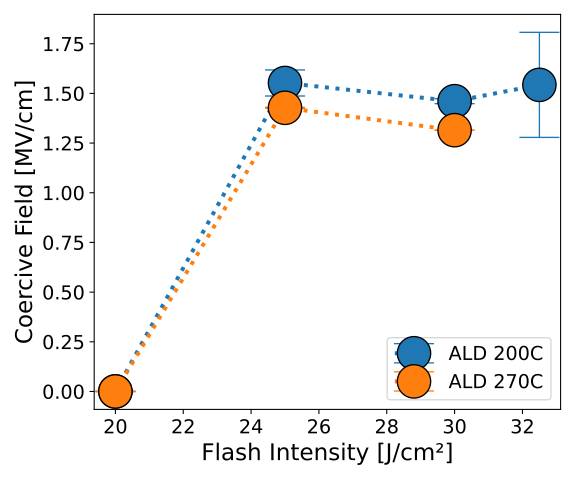
#> input picture Fig/FlashIntC+E_EcTrends.png, 575 x 479 px
$ python -i CVPlotter.py   (imports and definitions only)
#> lines starting #> are read from the running program, lines starting #| are printed output that depends on the picture
#!/usr/bin/env python

import os
import numpy as np
from scipy.constants import pi
from scipy.constants import epsilon_0
import math
import matplotlib.pyplot as plt
import warnings

d = 10e-9 #Ferroelectric layer thickness (m)

### Take in an array with a path and 2 optional filters. Return a list of files sorted and filtered to specification.
def SortAndFilterDir(DataArray):
    path = DataArray[0]
    dataFilter = ['.csv', DataArray[1] if len(DataArray) > 1 else '', DataArray[2] if len(DataArray) > 2 else '']
    files = [fn for fn in os.listdir(path) if all(fn.find(df) != -1 for df in dataFilter)]
    files.sort()

    if len(files) < 1:
        print("Didn't find any matching data for '%s' with specified filter: %s."%(path, dataFilter))
    elif len(files) > 10:
        print("Found too many matching data for '%s' with specified filter: %s.\nExiting..."%(path, dataFilter))
        exit(1)

    return path, files

### Takes a directory and a list of CV files and outputs all relevant data.
# [81 lines left out: functions GetCVData, PlotCV, not called in this run]

### Takes array of arrays with directory and 2 optional filters and plots frequency dispersion for all files matching the filter.
def PlotFreqDisp(dataArray, saveFig = ''):
    fig = plt.figure(figsize = (10,8))
    ax1 = fig.add_subplot(211)
    ax2 = fig.add_subplot(212, sharex = ax1)

    collectedCdisp = []
    avgCdisp = []
    stdCdisp = []

    for data in dataArray:
        CVPath, CVFiles = SortAndFilterDir(data)

        if len(CVFiles) < 1:
            print("Skipping...")
            continue

        SampleID = CVFiles[0].split("_")[2] + "_" + CVFiles[0].split("_")[3] + "_" + CVFiles[0].split("_")[4] + "_" + CVFiles[0].split("_")[1]
        V_max = CVFiles[0].split("_")[6]

        _, freq, _, _, Cdisp, _ = GetCVData(CVPath, CVFiles)
        collectedCdisp.append(Cdisp)

        ax1.semilogx(freq[0::2], Cdisp, marker = 'o', markersize = 15, ls = ':', label = SampleID)

    collectedCdisp = np.array(collectedCdisp).transpose()
    for i in range(len(collectedCdisp)):
        avgCdisp.append(np.average(collectedCdisp[i]))
        stdCdisp.append(np.std(collectedCdisp[i]))

    ax2.errorbar(freq[0::2], avgCdisp, yerr = stdCdisp, marker = 'o', markersize = 15, ls = ':', capsize = 10, label = 'Average $\pm$ Standard Deviation')

    ax1.tick_params('both', labelsize = "x-large")
    ax2.tick_params('both', labelsize = "x-large")
    ax2.set_xlabel("Frequency [Hz]", fontsize = "xx-large")
    fig.supylabel('Frequency Dispersion @ +%s'%V_max + ' [%/dec]', fontsize = "xx-large")

    ax1.legend(fontsize = 10, loc = 1, bbox_to_anchor = (1,1), bbox_transform = ax1.transAxes)
    ax2.legend(fontsize = 10, loc = 1, bbox_to_anchor = (1,1), bbox_transform = ax2.transAxes)

    if saveFig != '':
        figName = "%s_%s_%s_%s"%(CVFiles[0].split("_")[2], CVFiles[0].split("_")[3], CVFiles[0].split("_")[1], str(V_max))
        plt.savefig(saveFig + 'FreqDisp_%s.png'%figName)

    return freq, avgCdisp, stdCdisp, SampleID, V_max

###
# [15 lines left out: function PlotFreqDispGroup, not called in this run]

>>> import cv2
>>> picture = cv2.imread('../Fig/FlashIntC+E_EcTrends.png', cv2.IMREAD_GRAYSCALE)
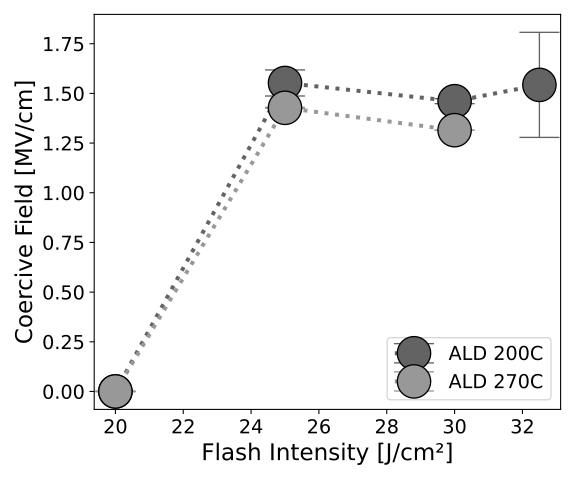
#> picture: shape (479, 575); min 0, max 255, mean 243.6
>>> result = PlotFreqDisp(picture)
#> in SortAndFilterDir, `path = DataArray[0]`: path = 255
#> in SortAndFilterDir, `dataFilter = ['.csv', DataArray[1] if len(DataArray) > 1 else '', Data..`: dataFilter = ['.csv', 255, 255]
#> (the run stopped early here; a loop or call above may not have finished)

$ run again, on Fig/FlashIntC+E_PrTrends.png
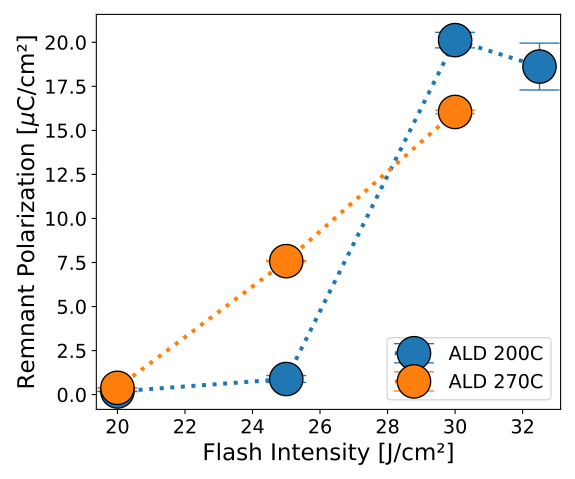
#> input picture Fig/FlashIntC+E_PrTrends.png, 575 x 479 px
#> `picture = cv2.imread('../Fig/FlashIntC+E_EcTrends.png', cv2.IMREAD_GRA..`:
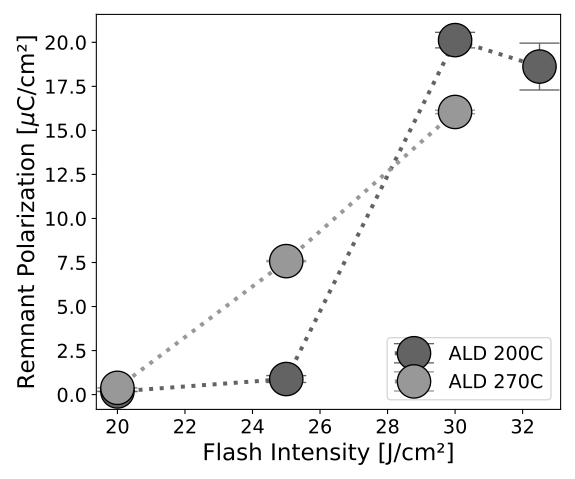
#> picture: shape (479, 575); min 0, max 255, mean 243.1
#> path = 255
#> dataFilter = ['.csv', 255, 255]

$ run again, on Fig/FlashIntC_DDTrends.png
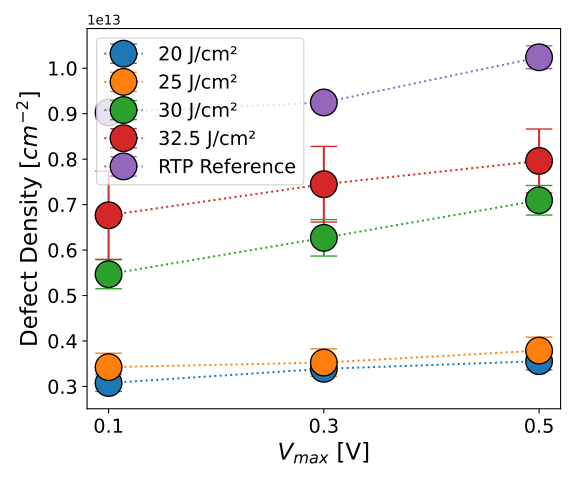
#> input picture Fig/FlashIntC_DDTrends.png, 575 x 479 px
#> `picture = cv2.imread('../Fig/FlashIntC+E_EcTrends.png', cv2.IMREAD_GRA..`:
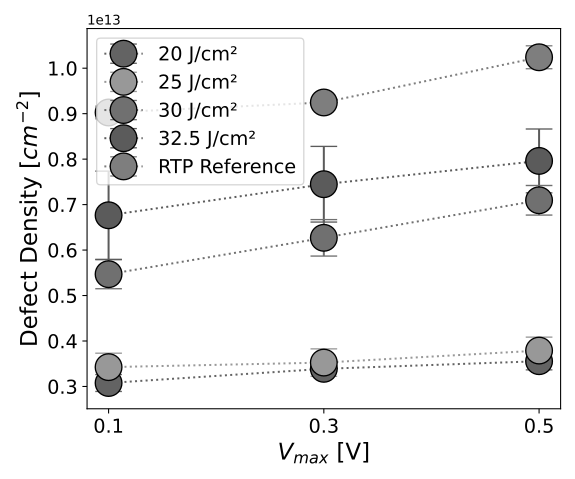
#> picture: shape (479, 575); min 0, max 255, mean 241.4
#> path = 255
#> dataFilter = ['.csv', 255, 255]
